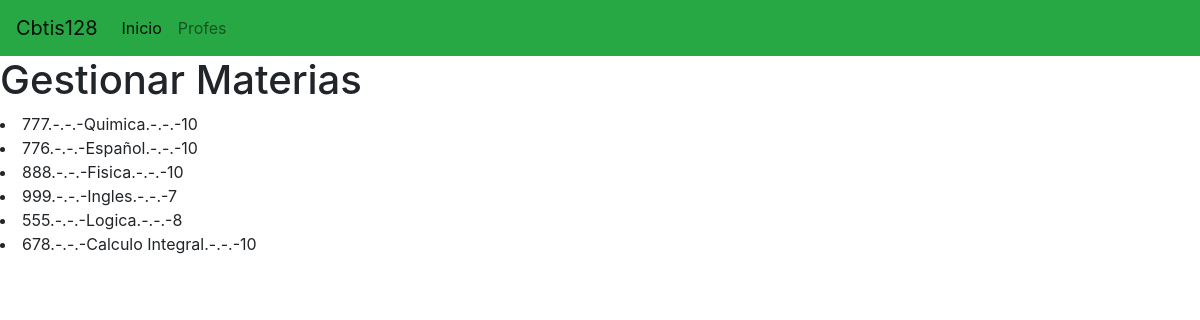
The page / on the database its author committed.
### materia_app/models.py (models this page shows, shortened)
class Materia(models.Model):
    codigo=models.CharField(primary_key=True,max_length=6)
    nombre=models.CharField(max_length=100)
    credito=models.PositiveSmallIntegerField()

### materia_app/views.py (the view)
# urls.py: path("",views.inicio_vistia,name="views.inicio_vistia")
def inicio_vistia(request):
    ListadoMaterias=Materia.objects.all()
    return render(request,"gestionarMateria.html",{"lasmaterias":ListadoMaterias})

### materia_app/templates/gestionarMateria.html (shortened to what this page needs)
{% extends "base.html" %}
{% block cuerpo %}
<h1>Gestionar Materias</h1>
{% for m  in lasmaterias %}
    <li> {{m.codigo}}.-.-.-{{m.nombre}}.-.-.-{{m.credito}}</li>
    {% endfor %}
{% endblock %}

### materia_app/templates/base.html (shortened to what this page needs)
<!DOCTYPE html>
<html lang="en">
<head>
    <link rel="stylesheet" href="https://cdn.jsdelivr.net/npm/bootstrap@4.3.1/dist/css/bootstrap.min.css">
</head>
<body>
<nav class="navbar navbar-expand-lg navbar-light bg-success">
    <a class="navbar-brand" href="#">Cbtis128</a>
    <div class="collapse navbar-collapse" id="navbarNav">
        <ul class="navbar-nav">
        <li class="nav-item active">
            <a class="nav-link" href="#">Inicio <span class="sr-only">(current)</span></a>
        </li>
        <li class="nav-item">
            <a class="nav-link" href="#">Profes</a>
        </li>
        </ul>
    </div>
    </nav>
    {% block cuerpo %}{% endblock %}
</body>
</html>

### rows shown on the page
Materia: codigo "777", nombre "Quimica", credito "10"
Materia: codigo "776", nombre "Español", credito "10"
Materia: codigo "888", nombre "Fisica", credito "10"
Materia: codigo "999", nombre "Ingles", credito "7"
Materia: codigo "555", nombre "Logica", credito "8"
Materia: codigo "678", nombre "Calculo Integral", credito "10"
